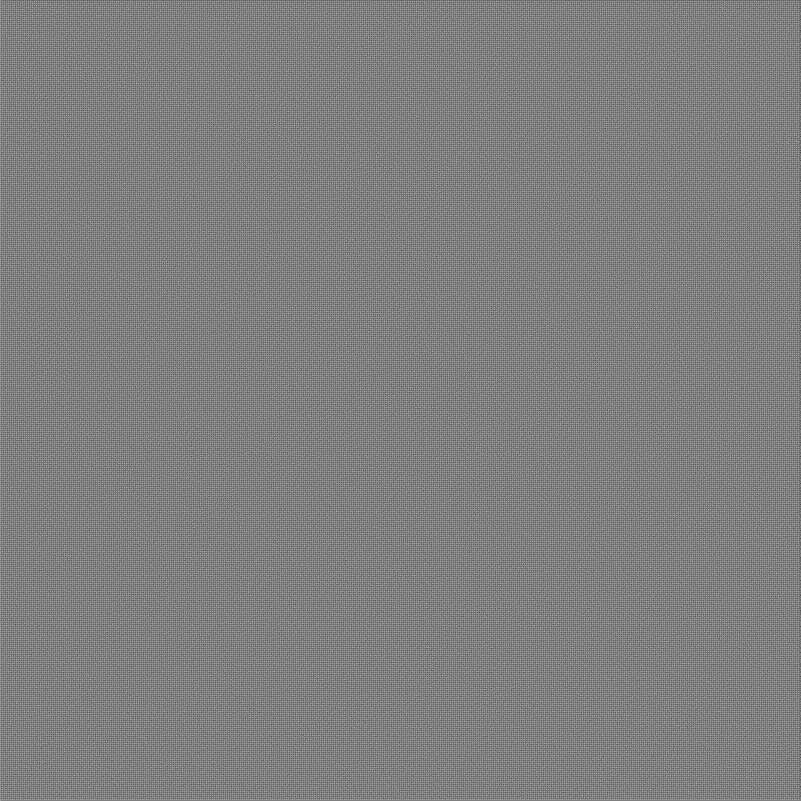
//> input picture mazes/maze_large.png, 4002 x 4002 px (shown at 1/5 size)
$ ./main   (built with g++ and OpenCV 4)
//> lines starting //> are read from the running program, lines starting //| are printed output that depends on the picture
#include <iostream>
#include <queue>
#include <vector>
#include <opencv2/opencv.hpp>

// A node in a graph is indexed by 'idx'. Take 'cost' to go through it.
struct Node {
    int idx;
    float cost;
    Node(int x, float y): idx(x), cost(y) {}
};

struct compare_cost {
    bool operator()(Node x, Node y) {
        return x.cost > y.cost;
    }
};

// return L1 distance between two nodes.
float heuristic (int sx, int sy, int ex, int ey) {
    return std::abs(sx - ex) + std::abs(sy - ey);
}

void astar(unsigned char * map, int width, int height, int s, int e, int * came_from) {
    std::priority_queue<Node, std::vector<Node>, compare_cost> frontier;
    frontier.push(Node(s, 0));

    // Each node in the graph uses 'cost_so_far' to measure the cost of walking from the start point to it.
    // Initialize 'cost_so_far' with INF means that a node has not been visited or it is a wall.
    const float INF = std::numeric_limits<float>::infinity();
    float * cost_so_far = new float[width * height];
    for (int i = 0; i < width * height; ++i)
        cost_so_far[i] = INF;
    cost_so_far[s] = 0;
    came_from[s] = -1;

    while ( !frontier.empty() ) {
        Node current = frontier.top();
        if (current.idx == e)
            break;

        frontier.pop();

        // the neighbors of the current node: top, down, left, and right.
        int neighbors[4];
        neighbors[0] = current.idx / width > 0 ? current.idx - width : -1;
        neighbors[1] = current.idx % width > 0 ? current.idx - 1: -1;
        neighbors[2] = current.idx / width + 1 < height ? current.idx + width : -1;
        neighbors[3] = (current.idx + 1) % width > 0 ? current.idx + 1 : -1;

        // for each neighbors, new_cost measures the cost of walking from the start point to it, and heuristic measures
        // how far it is from it to the end point.
        for (int i = 0; i < 4; ++i) {
            float moving_cost = map[neighbors[i]] == '\0' ? INF : 1;
            float new_cost = cost_so_far[current.idx] + moving_cost;
            if (new_cost < cost_so_far[neighbors[i]]) {
                cost_so_far[neighbors[i]] = new_cost;
                float priority = new_cost + heuristic(neighbors[i] % width, neighbors[i] / width, e % width, e / width);
                frontier.push(Node(neighbors[i], priority));
                came_from[neighbors[i]] = current.idx;
            }
        }
    }
    delete [] cost_so_far;
}

int main(int argc, const char * argv[]) {
    std::string maze_large = "mazes/maze_large.png";
    std::string maze_small = "mazes/maze_small.png";

    cv::Mat image, image_gray;
    image = cv::imread(maze_large);
//> image is the input picture: 4002 rows x 4002 cols, CV_8UC3; 50% white; black in thin lines or dots
    cv::cvtColor(image, image_gray, cv::COLOR_BGR2GRAY);
//> image_gray: 4002 rows x 4002 cols, CV_8UC1; 50% white; black in thin lines or dots
    int width = image_gray.cols;
//> width = 4002
    int height = image_gray.rows;
//> height = 4002
    int dims = width * height;
//> dims = 16016004

    // turn the 2-D graph to a 1-D array for convenience.
    unsigned char * map = new unsigned char[dims];
    if (image_gray.isContinuous())
        map = image_gray.data;

    // set the start point and the end point.
    // start point: the first while pixel in the first row.
    // end   point: the first while pixel in the last col.
    // black pixel denotes a wall.
    int start_point = 0;
    int end_point = 0;
    uchar * sp = image_gray.ptr<uchar>(start_point);
    while ((int)*sp != 255) {
        start_point++;
        sp++;
    }
//> this loop made 0 passes
//> after the loop, start_point = 0
    uchar * ep = image_gray.ptr<uchar>(end_point);
    while ( (int)ep[width - 1] != 255) {
        end_point++;
        ep = image_gray.ptr<uchar>(end_point);
    }
//> after the loop, end_point = 3999
    end_point = end_point * width + width - 1;
//> end_point = 16007999

    // came_from: record the path
    int * came_from = new int[dims];
    astar(map, width, height, start_point, end_point, came_from);
//> in astar, `frontier.push(Node(s, 0));`: frontier = 1 item
//> after the loop in astar, `while ( !frontier.empty() )`: frontier = 23 items

    // draw the path.
    int draw = end_point;
//> draw = 16007999
    while (draw != start_point) {
        int x = draw % width;
        int y = draw / width;

        uchar * coloring = image.ptr<uchar>(y);
        coloring[x * 3] = 64; // blue
        coloring[x * 3 + 1] = 61; // green
        coloring[x * 3 + 2] = 214; // red

        draw = came_from[draw];
    }
//> this loop made 783736 passes
//> (x, y, draw) on passes 1 to 3: (4001, 3999, 16007998), (4000, 3999, 16007997), (3999, 3999, 16007996)
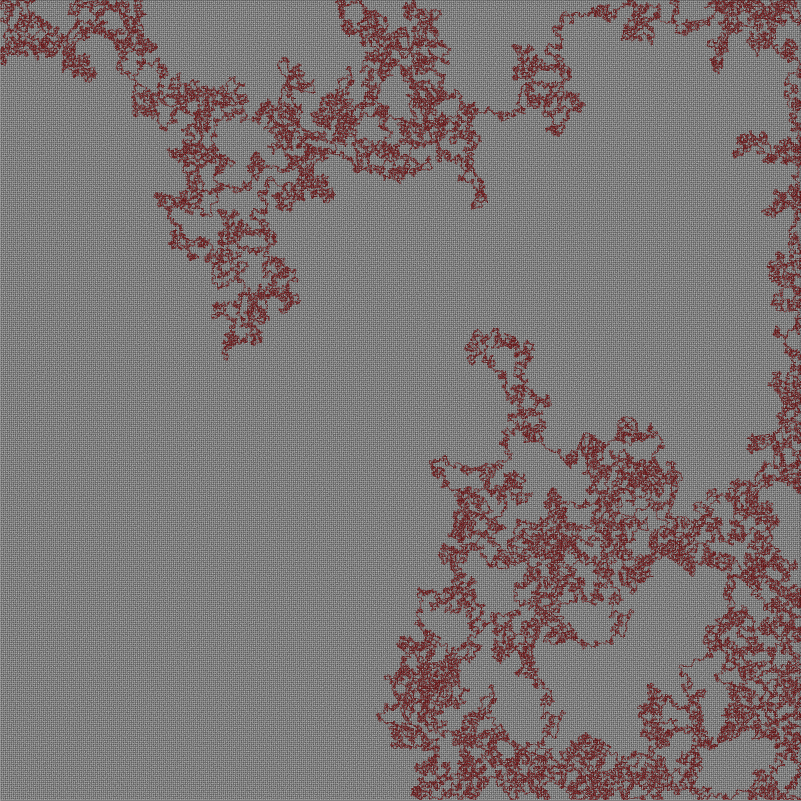
//> image: 4002 rows x 4002 cols, CV_8UC3 (shown at 1/5 size); mean B, G, R 118.2, 118, 125.5
//> after the loop, draw = 0

    int startx = start_point % width;
//> startx = 0
    int starty = start_point / width;
//> starty = 0
    uchar * start_coloring = image.ptr<uchar>(starty);
    start_coloring[startx * 3] = 0;
    start_coloring[startx * 3 + 1] = 255;
    start_coloring[startx * 3 + 2] = 0;
//> (the run ends here: the time limit is reached, at `start_coloring[startx * 3 + 2] = 0;`)
